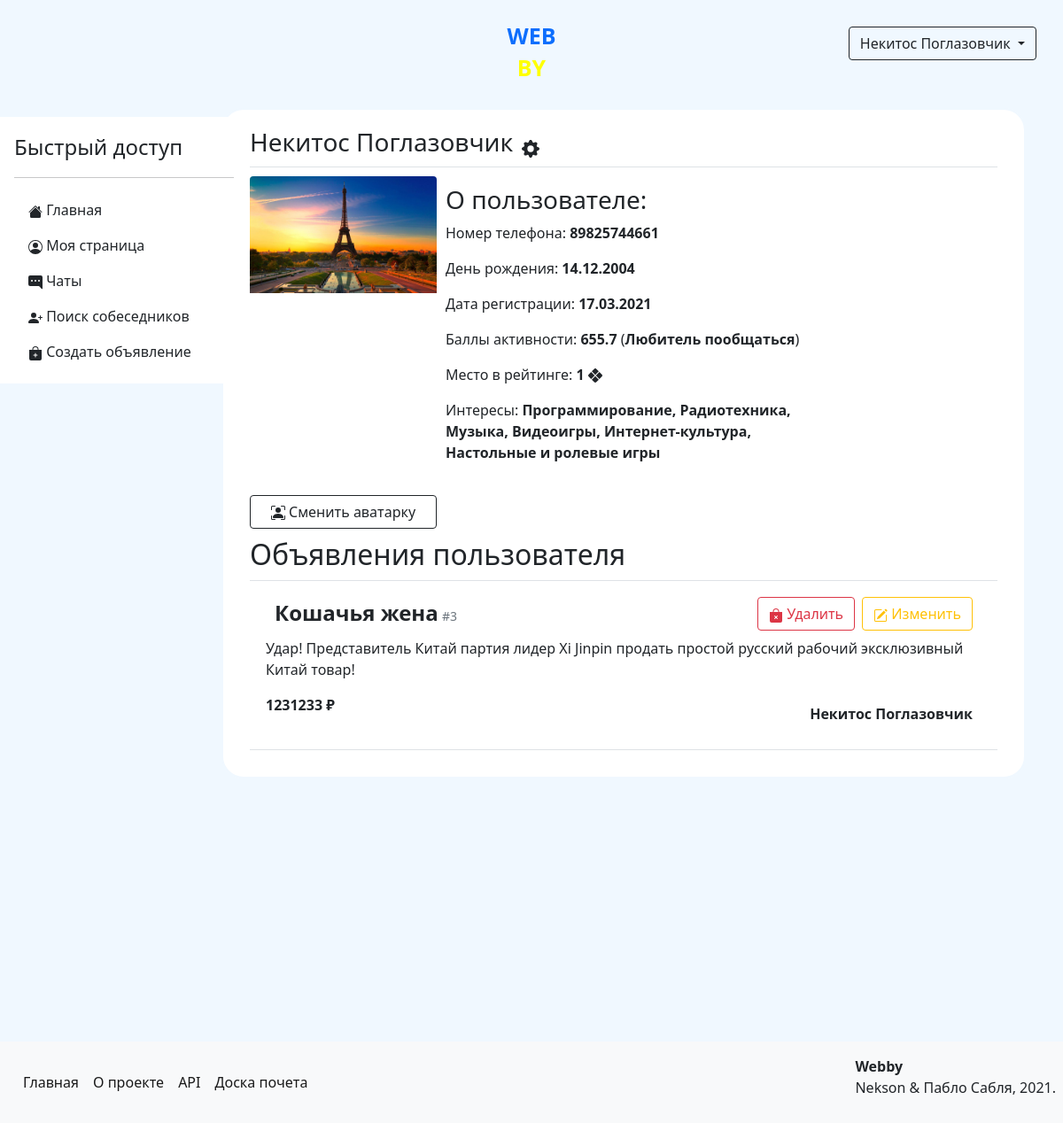
Page /profile/1 (signed in) on the earlier database version.
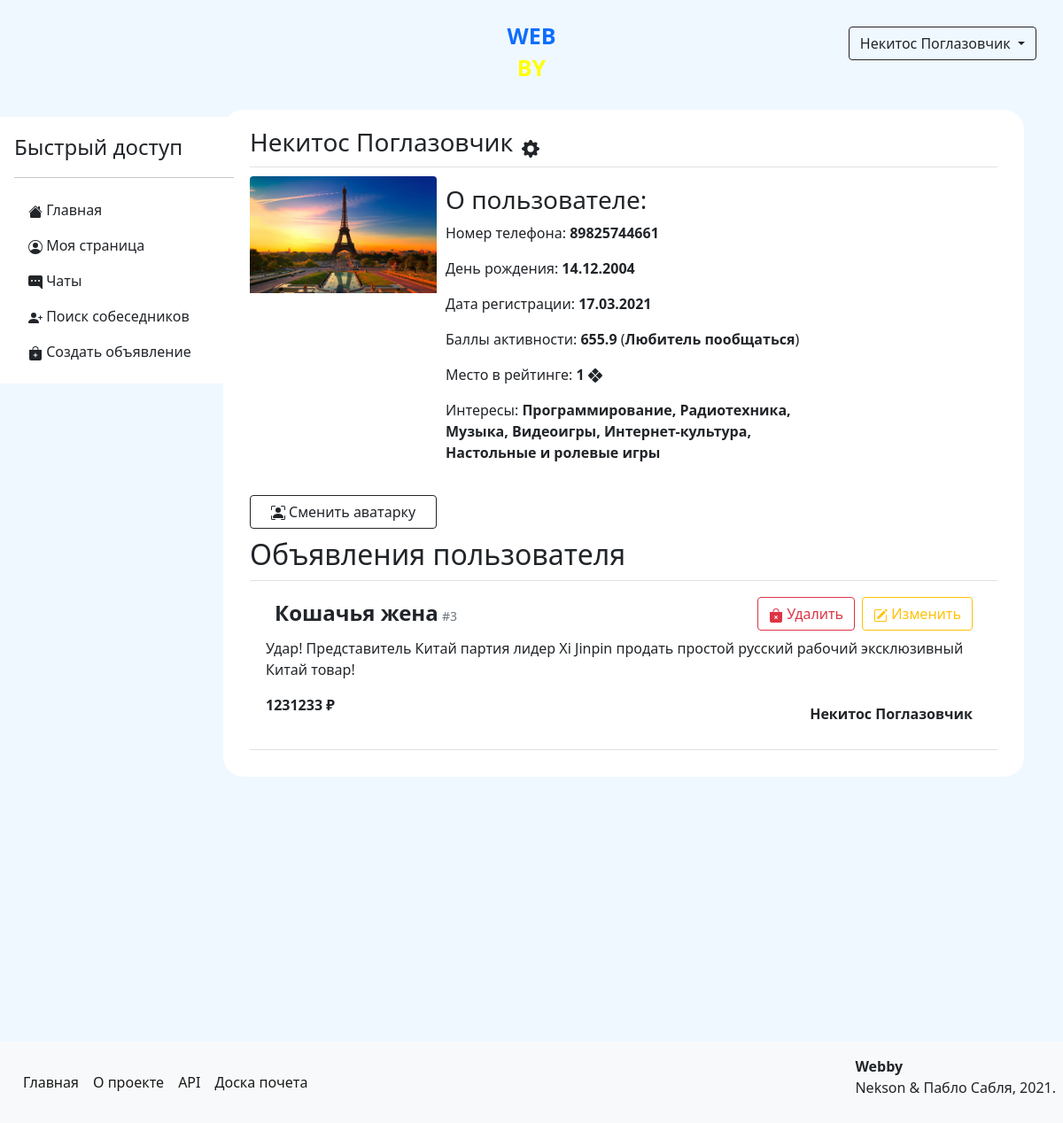
Same page on the later database version.
### data/models/user.py (models this page shows, shortened)
class User(SqlAlchemyBase, UserMixin, SerializerMixin):
    __tablename__ = 'users'  # название таблицы с моделью в базе данных
    serialize_rules = (
        '-advertisements', '-rank_id', '-admin', '-hashed_password')  # правила преобразования объекта модели в json
    id = Column(Integer, autoincrement=True, primary_key=True)  # id пользователя
    name = Column(Unicode)  # имя пользователя
    surname = Column(Unicode)  # фамилия пользователя
    birthday = Column(DateTime)  # день рождения пользователя
    email = Column(String, unique=True)  # email адресс пользователя
    phone_number = Column(String, unique=True)  # номер телефона пользователя
    hashed_password = Column(String)  # хэшированный пароль пользователя
    registration_time = Column(DateTime, default=datetime.now)  # время регистрации пользователя
    rating = Column(Integer, default=0)  # рейтинг пользователя
    rank_id = Column(Integer, ForeignKey('ranks.id'))  # id ранга пользователя
    admin = Column(Boolean, default=0)  # права пользователя
    advertisements = relationship('Advertisement', back_populates='author')  # объекты объявлений пользователя
    interests = relationship('Interest', secondary='users_to_interests',
                             backref='users')  # объекты интересов пользователя
    rank = relationship('Rank')  # объект ранга пользователя

### data/models/ranks.py (models this page shows)
class Rank(SqlAlchemyBase, SerializerMixin):
    __tablename__ = 'ranks'  # название таблицы с моделью в базе данных
    id = Column(Integer, primary_key=True, autoincrement=True)  # id ранга
    title = Column(String)  # название ранга

### data/models/interests.py (models this page shows)
class Interest(SqlAlchemyBase, SerializerMixin):
    __tablename__ = 'interests'  # название таблицы с моделью в базе данных
    serialize_rules = ('-advertisements', '-users')  # правила преобразования объекта модели в json
    id = Column(Integer, primary_key=True, autoincrement=True)  # id интереса
    title = Column(Unicode, nullable=True)  # название интереса

### data/models/advertisements.py (models this page shows, shortened)
class Advertisement(SqlAlchemyBase, SerializerMixin):
    __tablename__ = 'advertisements'  # название таблицы с моделью в базе данных
    serialize_rules = ('-author.email', '-author.registration_time', '-author.interests', '-author_id',
                       '-content_id')  # правила преобразования объекта модели в json
    id = Column(Integer, primary_key=True, autoincrement=True)  # id объявления
    title = Column(String)  # название объявления
    author_id = Column(Integer, ForeignKey('users.id'))  # id автора объявления
    created_at = Column(DateTime, default=datetime.now)  # время создания объявления
    price = Column(Integer)  # стоимость объявления
    content_id = Column(Integer, ForeignKey('contents.id'))  # id содержания объявления
    author = relationship('User', back_populates='advertisements')  # объект автора объявления
    content = relationship('Content')  # объект содержания объявления
    interests = relationship('Interest', secondary='advertisements_to_interests',
                             backref='advertisements')  # объект интересов объявления

### data/models/content.py (models this page shows)
class Content(SqlAlchemyBase, SerializerMixin):
    __tablename__ = 'contents'  # название таблицы с моделью в базе данных
    serialize_rules = ('-id',)  # правила преобразования объекта модели в json
    id = Column(Integer, autoincrement=True, primary_key=True)  # id контента
    content = Column(Text)  # контент

### main.py (the view)
@app.route('/profile/<int:user_id>')
@login_required
def show_profile(user_id):
    session = create_session()
    user = session.query(User).filter(User.id == user_id).first()  # получаем данные профиля пользователя с указанным id
    if not user:  # проверяем, найден ли пользователь
        return abort(404)
    all_users = session.query(User).order_by(User.rating.desc())
    position = 1
    for i in all_users:
        if i.id == user.id:
            break
        position += 1
    pic = session.query(Avatar).filter(Avatar.refers_to == user_id).first()
    if pic:  # проверяем, найден ли аватар
        profile_pic = url_for('static', filename=f"avatars/{pic.link}")
    else:
        profile_pic = url_for('static', filename='avatars/anon.png')
    return render_template('profile.html', user=user, pic=profile_pic, today=datetime.datetime.now(), position=position)

### data/db_session.py (called while the page is built)
def create_session() -> Session:
    global __factory
    return __factory()

### main.py (called while the page is built)
@login_manager.user_loader
def load_user(user_id):
    session = create_session()
    return session.query(User).get(user_id)

### templates/profile.html (shortened to what this page needs)
{% extends "base.html" %}
{% block content %}
<form class="clearfix">
    <div class="clearfix">
        <div class="clearfix border-bottom">
            <h3 class="float-start">{{ user.name }} {{ user.surname }}</h3>
            {% if user.id == current_user.id %}
                <a class="float-start link-dark" href="/profile/{{ current_user.id }}/settings">
                    <div>
                    </div>
                </a>
            {% endif %}
        </div>
        <div class="clearfix">
            <img src="{{ pic }}" class="profile-pic rounded-top w-25 h-25 float-start" alt="Упс! Аватарка не найдена!">
            <div class="float-start w-50">
                <h3>О пользователе:</h3>
                <p>Номер телефона: <b>{{ user.phone_number }}</b></p>
                <p>День рождения: <b>{{ user.birthday.strftime('%d.%m.%Y') }}</b></p>
                <p>Дата регистрации: <b>{{ user.registration_time.strftime('%d.%m.%Y') }}</b></p>
                <p>Баллы активности: <b>{{ user.rating }}</b> (<b>{{ user.rank.title }}</b>)</p>
                <a class="text-reset" href="/top">
                    <p>
                    Место в рейтинге: <b>{{ position }}</b>
                    </p>
                </a>
                {% if user.interests %}
                    <p>Интересы:
                        {% for i in user.interests %}
                        <b>{{ i.title }}{% if not loop.last %},{% endif %}</b>
                        {% endfor %}
                    </p>
                {% endif %}
            </div>
        </div>
        <div>
            {% if user.id == current_user.id %}
                <a class="btn btn-outline-dark w-25 rounded-bottom" href="/profile/{{ current_user.id }}/avatar">
                    Сменить аватарку
                </a>
            {% endif %}
        </div>
        {% if user.advertisements %}
        <div class="clearfix">
            <h2 class="float-right d-inline">Объявления пользователя</h2>
        </div>
        {% endif %}
        {% for ad in user.advertisements %}
            <div class="p-2 border-top border-bottom">
                <div class="clearfix">
                    <div>
                        <span>
                            <b class="fs-4">{{ ad.title }}</b>
                            <small class="text-secondary">#{{ ad.id }}</small>
                        </span>
                        {% if current_user == ad.author %}
                            <a href="/advertisements/{{ ad.id }}/edit" class="btn btn-outline-warning float-end">
                                Изменить
                            </a>
                            <a href="/advertisements/{{ ad.id }}/delete" class="btn btn-outline-danger me-2 float-end">
                                Удалить
                            </a>
                        {% endif %}
                    </div>
                    <p>{{ ad.content.content }}</p>
                    <b>{{ ad.price }} ₽</b>
                    <div class="float-end">
                        <a href="/profile/{{ ad.author.id }}" class="text-reset"><b>{{ ad.author.name }} {{ ad.author.surname }}</b></a>
                    </div>
                </div>
            </div>
        {% endfor %}
    </div>
</form>
{% endblock %}

### templates/base.html (shortened to what this page needs)
<!DOCTYPE html>
<html lang="en">
<head>
    <link rel="stylesheet" href="/static/css/style.css">
    <link rel="stylesheet" href="https://cdn.jsdelivr.net/npm/bootstrap@5.0.0-beta1/dist/css/bootstrap.min.css"
>
</head>
<body>
<div class="header clearfix">
    {% if current_user.is_authenticated %}
        <div class="dropdown float-end">
            <button class="btn btn-outline-dark dropdown-toggle" type="button" id="dropdownMenuButton" data-toggle="dropdown" aria-haspopup="true" aria-expanded="false">
                {{ current_user.name }} {{ current_user.surname }}
            </button>
        </div>
    {% endif %}
    <div class="logo">
        <a href="/">
            <p class="text-primary">WEB</p>
            <p class="yellow">BY</p>
        </a>
    </div>
</div>
{% if current_user.is_authenticated %}
        <div class="d-flex flex-column p-3 bg-white" style="width: 280px; position: fixed; border-radius: 0 10px 10px 0; margin-left: 0px;">
            <span class="fs-4">Быстрый доступ</span>
              <hr>
            <ul class="nav nav-pills flex-column mb-auto">
                <li class="nav-item">
                  <a href="/" class="nav-link link-dark">
                      Главная
                  </a>
                </li>
                <li>
                  <a href="/profile/{{ current_user.id }}" class="nav-link link-dark">
                      Моя страница
                  </a>
                </li>
                <li>
                  <a href="/chats" class="nav-link link-dark">
                    Чаты
                  </a>
                </li>
                  <li>
                      <a href="/search" class="nav-link link-dark">
                          Поиск собеседников
                      </a>
                  </li>
                <li>
                    <a href="/advertisements/create" class="nav-link link-dark">
                        Создать объявление
                    </a>
                </li>
              </ul>
        </div>
{% endif %}
<main role="main" class="container clearfix" {% if current_user.is_authenticated %} style="padding-left: 220px;"{% endif %}>
    {% block content %}{% endblock %}
</main>
<footer class="clearfix p-2 bg-light">
    <span class="fs-6 float-end mt-2"><b>Webby</b><br>Nekson & Пабло Сабля, 2021.</span>
    <nav class="navbar navbar-expand-lg navbar-light">
        <div class="collapse navbar-collapse" id="navbarSupportedContent">
          <ul class="navbar-nav me-auto mb-2 mb-lg-0">
            <li class="nav-item">
              <a class="nav-link active" href="/">Главная</a>
            </li>
            <li class="nav-item">
              <a class="nav-link active" href="/info">О проекте</a>
            </li>
            <li class="nav-item">
              <a class="nav-link active" href="/api">API</a>
            </li>
            <li class="nav-item">
                <a class="nav-link active" href="/top">Доска почета</a>
            </li>
          </ul>
        </div>
    </nav>
</footer>
</body>
</html>

### static/css/style.css (style rules this page uses)
body { background-color: aliceblue !important; }
.logo { text-align: center; margin-left: auto; margin-right: auto; margin-top: 10px; margin-bottom: 10px; max-width: 150px; font-size: 25px; font-weight: 700; line-height: 20px; }
a { text-decoration: none !important; }
.header { background-color: aliceblue; margin-bottom: 10px; padding: 10px; }
.yellow { color: yellow; }
div { margin: 10px; }
form { margin-left: auto; margin-right: auto; background-color: white; border: solid 2px aliceblue; border-radius: 25px; padding: 10px; }
footer { margin-top: 297px }

Differences in the rows shown:
changed User "Некитос": rating "655.7" → "655.9"
